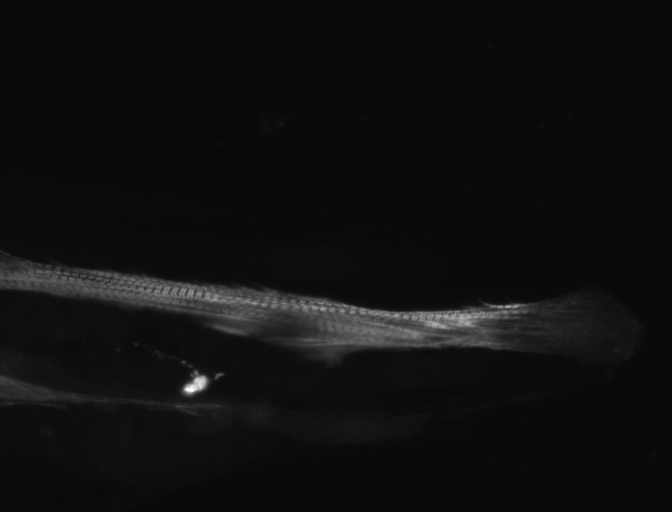
#> input picture Model/test.TIF, 1344 x 1024 px (shown at 1/2 size)
$ python -i SegmentationGabor.py   (imports and definitions only)   (older library calls are emulated)
#> lines starting #> are read from the running program, lines starting #| are printed output that depends on the picture; after the words box and inside, x2 and y2 are one past the last pixel; in counts of white or black regions, pixels touching at a corner belong together
#> further down, picture is the input picture: shape (1024, 1344, 3); min 8, max 255, mean 15.2
import numpy as np
import cv2
from PIL import Image
import scipy
import skimage.exposure as exposure


class SegmentationGabor:

    def __init__(self,matImg,csize=50, lsize=50, thetaMin=-0.4, thetaMax=0.45, pasTheta=0.2, sigma=2, gamma=5, lambdaMin=6,lambdaMax=15,pasLambda=2, psi=0,dossierSaveImgSeg = None,dossierSaveKernel=None):

        self.matImg = matImg
        self.csize = csize
        self.lsize = lsize
        self.thetaMin = thetaMin
        self.thetaMax = thetaMax
        self.pasTheta = pasTheta
        self.sigma = sigma
        self.gamma = gamma
        self.lambdaMin = lambdaMin
        self.lambdaMax = lambdaMax
        self.pasLambda = pasLambda
        self.psi = psi
        self.dossierSaveImgSeg = dossierSaveImgSeg
        self.dossierSaveKernel = dossierSaveKernel
        self.filters = None

    def gabor(self, imgG, csize, lsize, thetaMin, thetaMax, pasTheta, sigma, gamma, lambdaMin, lambdaMax, pasLambda,
              psi):
        """
        Main fonction, call buildfilter anc process
        :return:
        """
        if self.filters == None:
            self.build_filters(csize, lsize, thetaMin, thetaMax, pasTheta, sigma, gamma, lambdaMin, lambdaMax,pasLambda, psi)
        res1 = self.process(imgG, self.filters)
        return res1

    def build_filters(self,csize,lsize,thetaMin,thetaMax,pasTheta,sigma,gamma,lambdaMin,lambdaMax,pasLambda,psi):
        """
        Builds gabor filter
        :return: A list with the gabor filter
        """
        filters = []
        for lambd in np.arange(lambdaMin,lambdaMax,pasLambda):
            for theta in np.arange(thetaMin, thetaMax, pasTheta):
                kern = cv2.getGaborKernel((lsize, csize), sigma*(lambd/3), theta, lambd, gamma, psi, ktype=cv2.CV_64F)
                filters.append(kern/1.5)
        self.filters = filters


    def process(self,img,filters):
        """
        Convolution of each gabor filter
        :param img: a matrix which represents a picture
        :param filters: a list of matrix which represents gabor filters
        :return: The response of the convolution
        """
        for kern in filters:
            fimg = cv2.filter2D(img, cv2.CV_8UC3, kern)
        return fimg


    def segmentation(self):
        """
        Segmentation of a image
        :param matImg: a matrix which reresents an image
        :return: a mask which represent the segmentation. 1 means the algorithm detect a striation,
        """
        #pre-traitement
        matImg2 = self.matImg[:,:,0]
        matImg2 = exposure.equalize_adapthist(matImg2)*255 # egalisation local du contraste
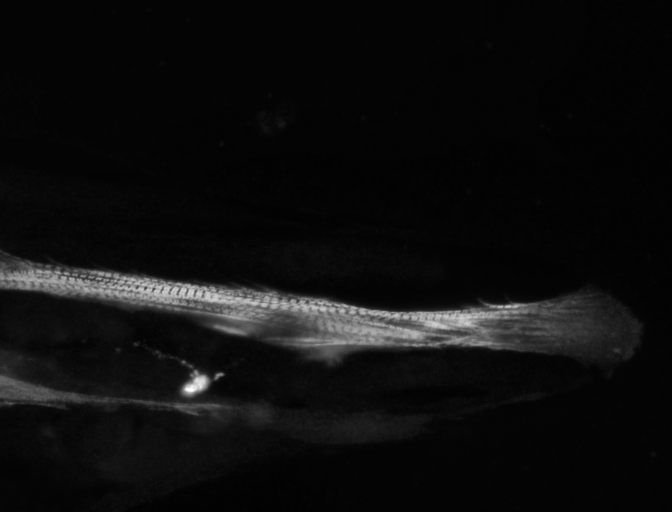
#> matImg2: shape (1024, 1344) float64 (shown at 1/2 size); min 0, max 255, mean 14.4
        # matImg2 = HPF(matImg2,2)
        #gabor
        imgSeg = self.gabor(matImg2,self.csize,self.lsize,self.thetaMin,self.thetaMax,self.pasTheta,self.sigma,self.gamma,self.lambdaMin,self.lambdaMax,self.pasLambda,self.psi)
#> the loop in process, `for kern in filters:` made 25 passes
#> pass 1, in process, `fimg = cv2.filter2D(img, cv2.CV_8UC3, kern)`:
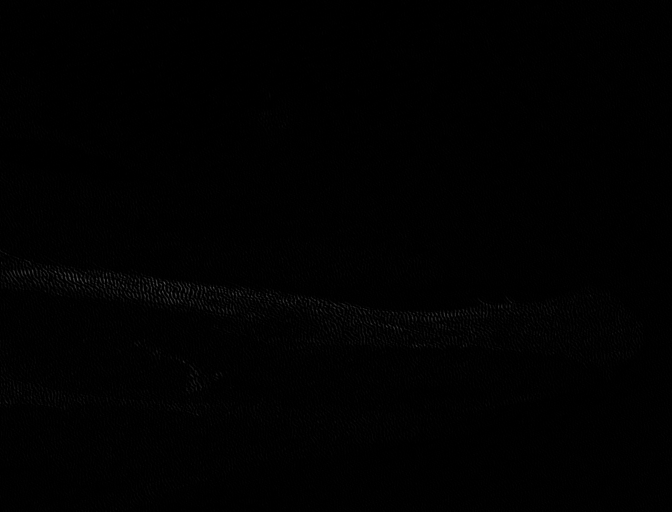
#> fimg: shape (1024, 1344) (shown at 1/2 size); min 0, max 106, mean 1.1
#> in gabor, `res1 = self.process(imgG, self.filters)`:
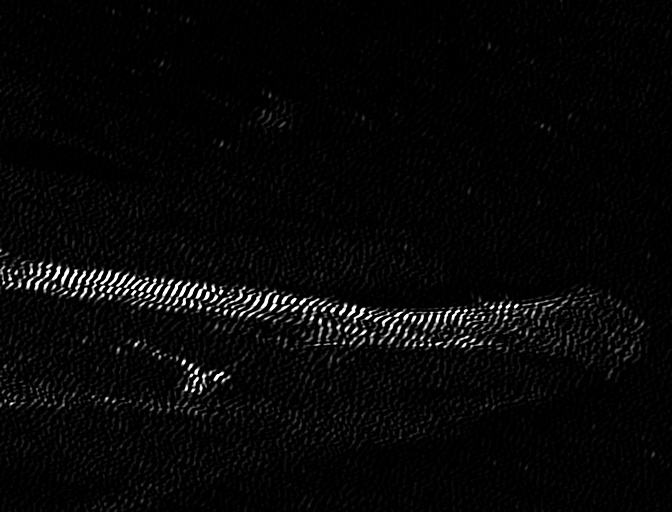
#> res1: shape (1024, 1344) (shown at 1/2 size); min 0, max 255, mean 7.1
        ret, imgSeg = cv2.threshold(imgSeg, 254, 255, cv2.THRESH_BINARY)
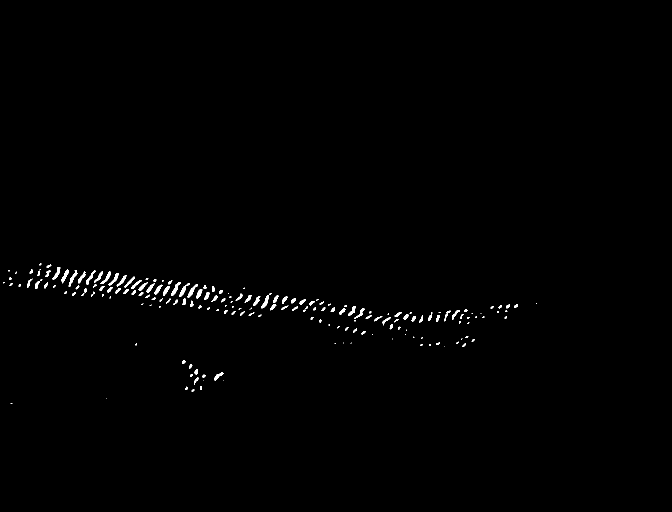
#> imgSeg: shape (1024, 1344) (shown at 1/2 size); 0.59% white; 189 white regions (73 under 20 px), largest, box (x1, y1, x2, y2) and area: (342, 564, 362, 592) 186, (137, 540, 155, 574) 173, (375, 568, 396, 595) 173
        # Image.fromarray(imgSeg*7000).show()
        #self.matImg[:,:,2] = imgSeg
        if ( self.dossierSaveImgSeg != None):
            Image.fromarray(self.matImg).save(self.dossierSaveImgSeg+".png")
        #application de flou
        imgSeg = cv2.blur(imgSeg, (27, 30), 5)
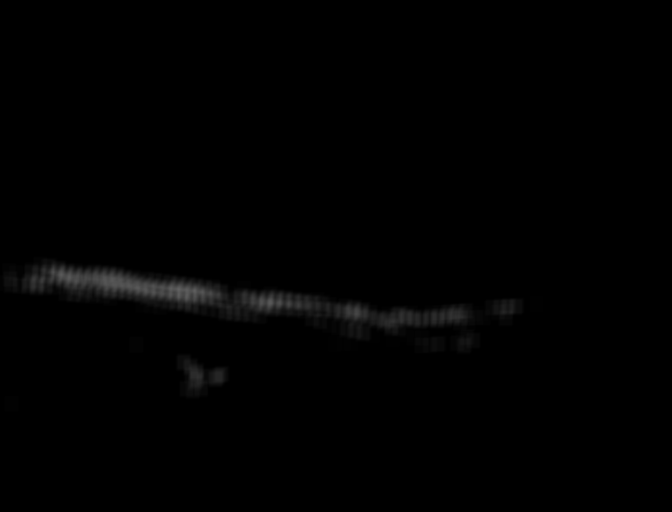
#> imgSeg: shape (1024, 1344) (shown at 1/2 size); min 0, max 98, mean 1.5
        #open
        kernel = np.ones((31, 51), np.uint8)
        imgSeg = cv2.morphologyEx(imgSeg, cv2.MORPH_OPEN, kernel)
        return self.inverseMatBin(self.conversionBinaire(imgSeg))


    def conversionBinaire(self,img):
         """
        Convert a matrix into a binary matrix
         :param img: a int matrix
         :return: a binary matrix
         """
         imarray = np.array(img) # image to np array
#> (the run stopped early here; a loop or call above may not have finished)

$ run again, on Model/Stries_C2  (11).TIF
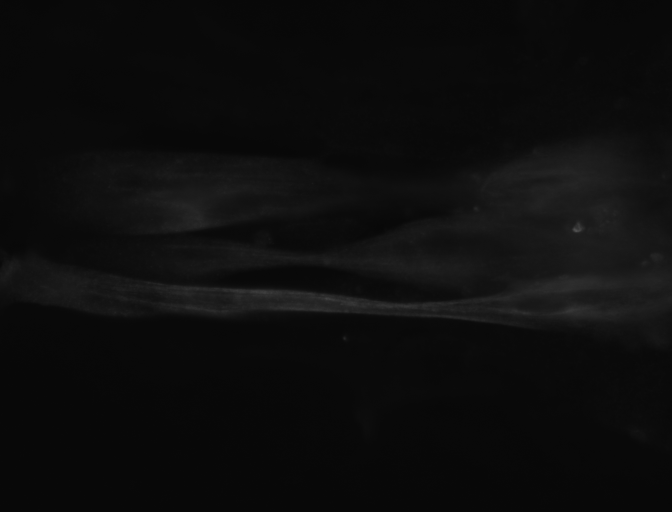
#> input picture Model/Stries_C2  (11).TIF, 1344 x 1024 px (shown at 1/2 size)
#> picture is the input picture: shape (1024, 1344, 3); min 7, max 85, mean 12.9
#> in segmentation, `matImg2 = exposure.equalize_adapthist(matImg2)*255`:
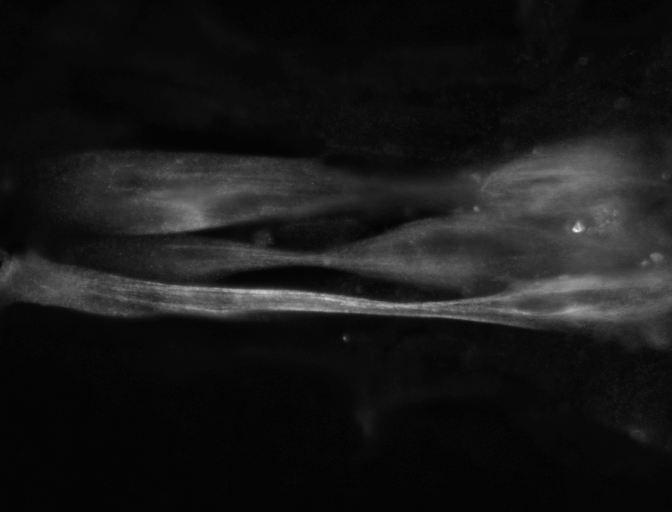
#> matImg2: shape (1024, 1344) float64 (shown at 1/2 size); min 0, max 255, mean 24.3
#> in gabor, `res1 = self.process(imgG, self.filters)`:
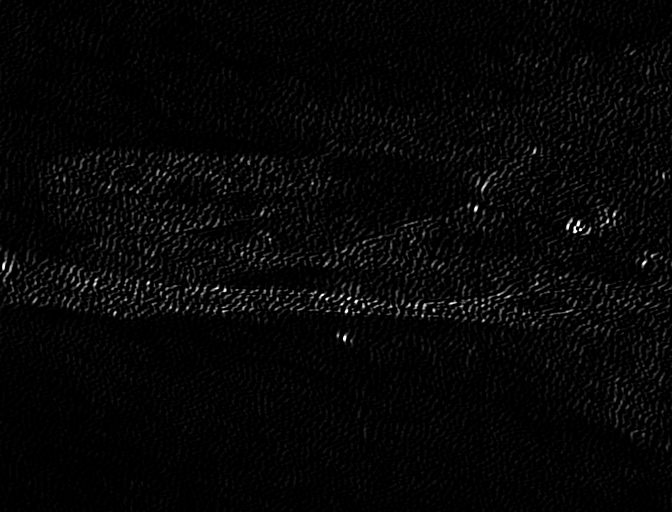
#> res1: shape (1024, 1344) (shown at 1/2 size); min 0, max 255, mean 6.2

$ run again, on Model/Stries_C2  (22).TIF
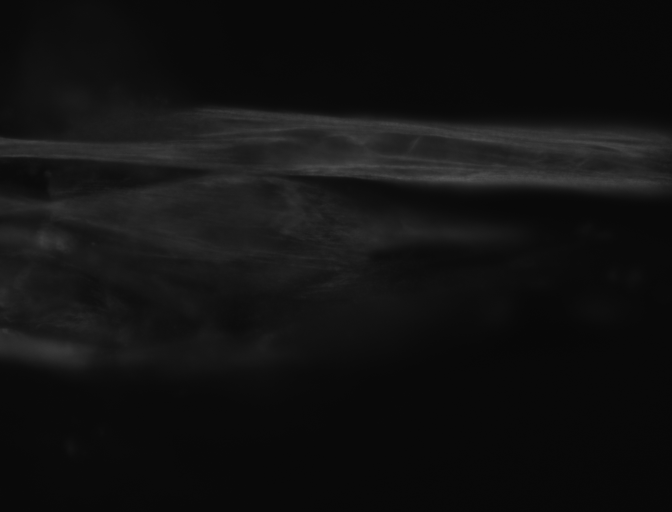
#> input picture Model/Stries_C2  (22).TIF, 1344 x 1024 px (shown at 1/2 size)
#> picture is the input picture: shape (1024, 1344, 3); min 7, max 86, mean 17.7
#> in segmentation, `matImg2 = exposure.equalize_adapthist(matImg2)*255`:
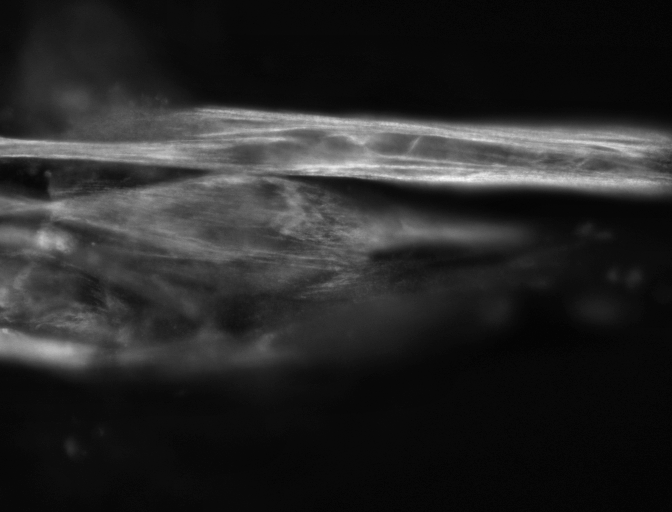
#> matImg2: shape (1024, 1344) float64 (shown at 1/2 size); min 0, max 255, mean 39.5
#> in gabor, `res1 = self.process(imgG, self.filters)`:
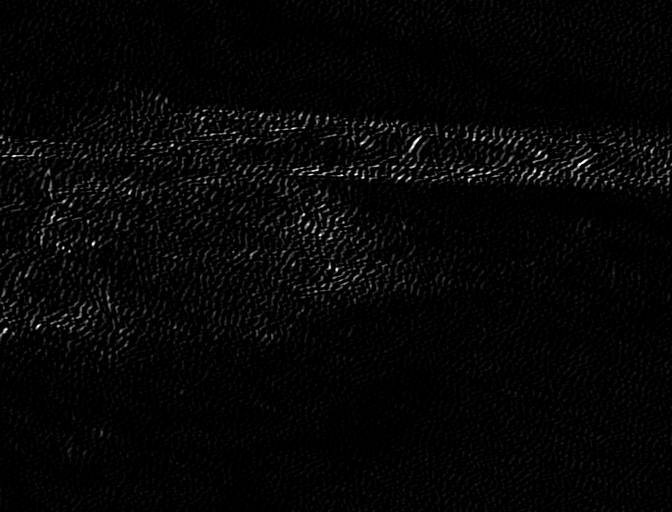
#> res1: shape (1024, 1344) (shown at 1/2 size); min 0, max 255, mean 5.7
